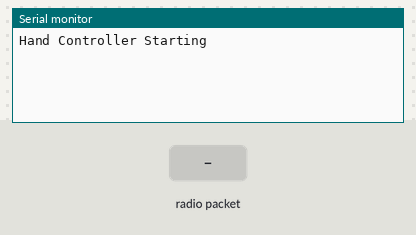
Simulated run of this sketch. Board: Arduino Uno, built with avr-gcc and run on an emulated ATmega328P. Parts: the last lines printed to the serial monitor. The test bench sets the inputs (shaded band). No radio packets arrive unless stated.

Above: at 2.2 s.
2.3 s: radio packet "1" arrives
At 3.5 s:
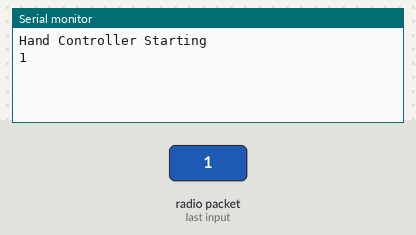
3.8 s: radio packet "0" arrives
At 4.9 s:
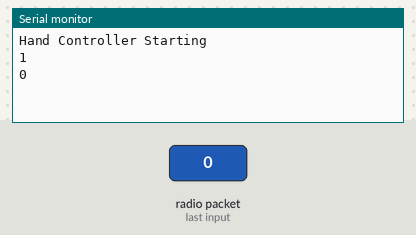
5.3 s: radio packet "2" arrives
At 6.1 s:
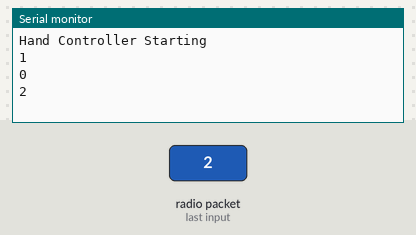

The sketch:

nrf_last_minut_receiver.ino
```cpp
#include <SPI.h>
//~ #include <TMRh20nRF24L01.h>
//~ #include <TMRh20RF24.h>
#include <nRF24L01.h>
#include <RF24.h>

#define CE_PIN  8
#define CSN_PIN 9

// NOTE: the "LL" at the end of the constant is "LongLong" type

const uint64_t   deviceID = 0xE8E8F0F0E1LL; // Define the ID for this slave

int valChange = 1;

RF24 radio(CE_PIN, CSN_PIN);

int dataReceived[2];
int ackData[2] = {12, 23};
void setup()
{
  Serial.begin(9600);
  delay(1000);
  Serial.println("Hand Controller Starting");
  radio.begin();
  radio.setDataRate( RF24_250KBPS );
  radio.openReadingPipe(1, deviceID);
  radio.enableAckPayload();
  radio.writeAckPayload(1, ackData, sizeof(ackData));
  radio.startListening();
}

void loop()
{
  //Read the data if available in buffer
  if (radio.available())
  {
    char text[32] = {0};
    radio.read(&text, sizeof(text));
    Serial.println(text);
    radio.writeAckPayload(1, ackData, sizeof(ackData));
    ackData[0] += valChange;
  }
}
```

Measured:
- after the input at 2.3 s, the serial monitor: prints a new line at once (image 1)
- after the input at 3.8 s, the serial monitor: prints a new line at once (image 2)
- after the input at 5.3 s, the serial monitor: prints a new line at once (image 3)
